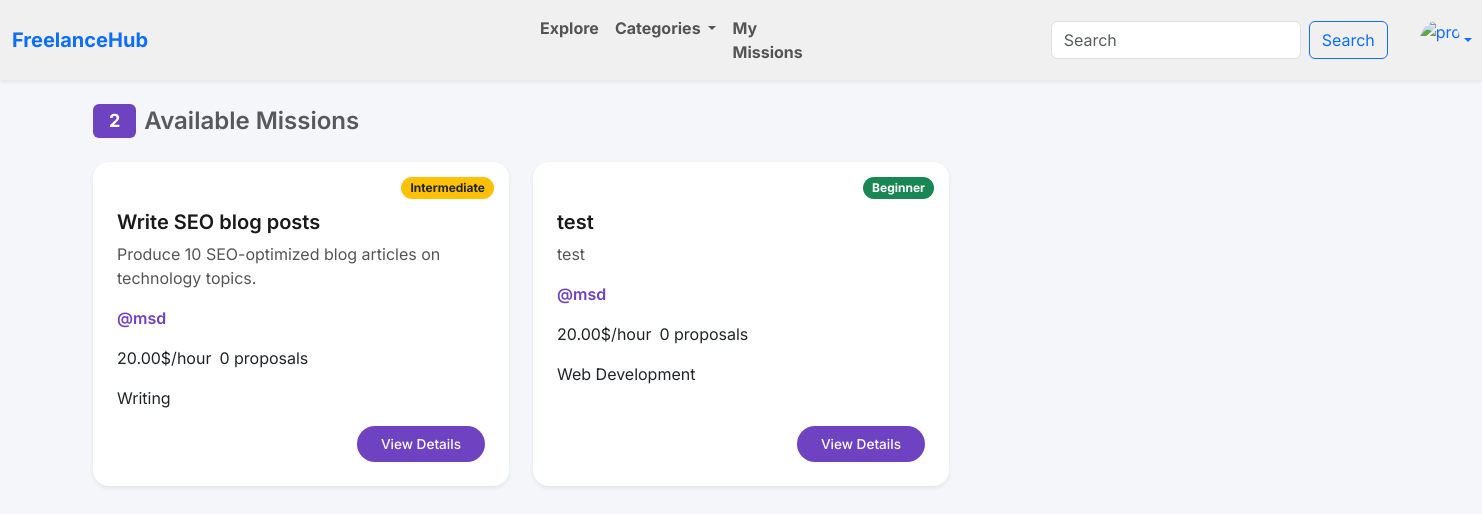
Page /freelancer/dashboard/ (signed in) on the committed database.
### client/models.py (models this page shows)
class Mission(models.Model):
    LEVEL_CHOICES = [
        ('beginner', 'Beginner'),
        ('intermediate', 'Intermediate'),
        ('expert', 'Expert'),
    ]
    CATEGORY_CHOICES = [
        ('web_dev', 'Web Development'),
        ('design', 'Design'),
        ('writing', 'Writing'),
        ('marketing', 'Marketing'),
        ('other', 'other'),
    ]
    STATUS_CHOICES = [
        ('open', 'Open'),
        ('in_progress', 'In Progress'),
        ('completed', 'Completed'),
    ]
    client = models.ForeignKey(Client, on_delete=models.CASCADE, related_name='missions')
    title = models.CharField(max_length=255)
    description = models.TextField(blank=True)
    price = models.DecimalField(max_digits=8, decimal_places=2)
    category = models.CharField(max_length=255, choices=CATEGORY_CHOICES, default='other')
    level = models.CharField(max_length=15, choices=LEVEL_CHOICES, default='unknown')
    status = models.CharField(max_length=255, choices=STATUS_CHOICES, default='open')
    created_at = models.DateTimeField(auto_now_add=True)
    def get_level_badge_class(self):
        return {
            'beginner': 'bg-success',
            'intermediate': 'bg-warning text-dark',
            'expert': 'bg-danger'   ,
        }.get(self.level, 'bg-secondary')

class Client(models.Model):
    user = models.OneToOneField(User, on_delete=models.CASCADE)
    pfp = models.ImageField(upload_to='uploads/', default='uploads/default.jpg')
    company_name = models.CharField(max_length=255, default='not provided')
    phone_number = models.CharField(max_length=15, default='not provided')
    country = CountryField(default='MA',blank=True, null=True)
    bio = models.TextField(blank=True, default='No Bio provided')
    email = models.EmailField(blank=True, default='No Email provided', null=True)

### freelancer/views.py (the view)
# urls.py: path('dashboard/', views.dashboard, name='dashboard'),
@login_required
def dashboard(request):
    missions = Mission.objects.filter(status='open').annotate(proposal_count=Count('applications'))
    count = missions.count()
    return render(request, 'freelancer/dashboard.html', {'missions': missions, 'count': count})

### freelancer/templates/freelancer/dashboard.html (shortened to what this page needs)
{% extends 'main.html' %}
{% block nav %}
    {% include "navbar.html" with logged_in=True search=True %}
{% endblock %}
{% block content %}
    <div class="container mt-4">
        <h4 class="mb-4 d-flex align-items-center gap-2">
            <span class="badge badge-custom px-3 py-2">{{ count }}</span>
            <span class="text-muted">Available Missions</span>
        </h4>
        <div class="row g-4">
            {% for m in missions %}
                <div class="col-md-6 col-lg-4">
                    <div class="card mission-card card-hover h-100 shadow-sm border-0 rounded-4">
                        <div class="card-body d-flex flex-column justify-content-between pt-5 px-4 pb-4">
                            <span class="badge {{ m.get_level_badge_class }} position-absolute"
                                  style="top: 15px; right: 15px; z-index: 1; font-size: 0.75rem; padding: 0.4em 0.75em; border-radius: 50px;">
                                {{ m.level|title }}
                            </span>
                            <div>
                                <h5 class="card-title mb-2">{{ m.title }}</h5>
                                <p class="card-text text-muted-small mb-3">{{ m.description|truncatewords:18 }}</p>
                            </div>
                            <div class="mb-3">
                            <span tabindex="0"
                                  role="button"
                                  data-bs-toggle="popover"
                                  data-bs-trigger="focus"
                                  data-bs-html="true"
                                  data-bs-title="Contact Info"
                                  data-bs-custom-class="custom-popover"
                                  data-bs-content="<strong>Phone:</strong> {{ m.client.phone_number }}<br><strong>Company:</strong> {{ m.client.company_name }}"
                                  class="text-purple fw-semibold username-hover"
                                  style="cursor: pointer;">
                                @{{ m.client.user.username }}
                            </span>
                            </div>
                            <div class="mb-3 d-flex flex-wrap align-items-center gap-2">
                                <span class="price-tag">{{ m.price }}$/hour</span>
                                <span class="text-muted-small">{{ m.proposal_count }} proposal{{ m.proposal_count|pluralize }}</span>
                            </div>
                            <div class="mb-3">
                                <span class="mission-tag">{{ m.get_category_display }}</span>
                            </div>
                            <div class="text-end mt-auto">
                                <a href="{% url 'freelancer:mission_detail' m.pk %}"
                                   class="btn btn-view rounded-pill px-4 py-2">
                                    View Details
                                </a>
                            </div>
                        </div>
                    </div>
                </div>
            {% endfor %}
        </div>
    </div>
{% endblock content %}

### templates/main.html (style rules this page uses)
body { font-family: 'Inter', sans-serif; background-color: #f4f6f9; color: #333; }
.card { background-color: #ffffff; border: 1px solid #e1e1e1; border-radius: 1rem; box-shadow: 0 4px 10px rgba(0, 0, 0, 0.08); transition: transform 0.2s ease, box-shadow 0.2s ease; }
.card-title { color: #1a1a1a; }
.card-text { color: #555; }
.badge { background-color: #6f42c1; color: #fff; }
.text-purple { color: #6f42c1 !important; }
.rounded-pill { font-size: 0.85rem; font-weight: 500; }
h1, h2, h3, h4, h5 { font-weight: 600; }

### freelancer/templates/freelancer/dashboard.html (style rules this page uses)
body { background-color: #f4f6f9; color: #333; }
.card { background-color: #ffffff; border: 1px solid #e1e1e1; border-radius: 1rem; box-shadow: 0 4px 10px rgba(0, 0, 0, 0.08); transition: transform 0.2s ease, box-shadow 0.2s ease; }
.card-title { color: #1a1a1a; }
.card-text { color: #555; }
.badge { background-color: #6f42c1; color: #fff; }
.text-purple { color: #6f42c1 !important; }
.btn-view { background-color: #6f42c1; border: none; color: #fff !important; transition: background-color 0.2s ease; }

### rows in the picture
Mission: level "Intermediate", title "Write SEO blog posts", description "Produce 10 SEO-optimized blog articles on technology topics.", client.user.username "msd", price "20.00", proposal_count "0", category "Writing"
Mission: level "Beginner", title "test", description "test", client.user.username "msd", price "20.00", proposal_count "0", category "Web Development"

### other values in the picture
{{ count }} "2"
